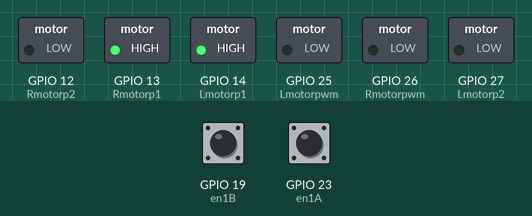
The sketch below on a simulated ESP32. Parts: switched loads named in the sketch (green lamp = pin HIGH). Inputs (shaded band) come from the test bench; at power-on: GPIO 19 (en1B) HIGH, GPIO 23 (en1A) HIGH. What the sketch prints to the serial monitor is not drawn.

Above: at 0.15 s.
Timing chart, 0 to 1.8 s (numbered marks = the images above):
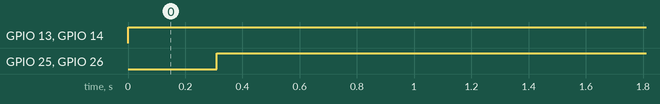

The sketch:

proportionalandIntegralController.ino
```cpp
/* This code is PI control for velocity */
/* This code isn't tested yet */
//---------------------------------Macros-------------------------------------------------
#define en1A 23
#define en1B 19
#define en2A 18
#define en2B 5
#define Rmotorp1 13
#define Rmotorp2 12
#define Rmotorpwm 26
#define Lmotorp1 14
#define Lmotorp2 27
#define Lmotorpwm 25

#define freq 5000
#define pwmChannel 0
#define resolution 8

#define encoderCounts 1000
#define GearRatio 70 //Change this number

#define Forward 1
#define Reverse -1
//------------------------------------------------------------------------------------------

//----------------------------------------Globals-------------------------------------------
volatile uint32_t pos1 = 0;
uint32_t prevPos1 = 0;
volatile uint32_t pos2 = 0;
uint32_t prevPos2 = 0;
unsigned long long prevT = 0;
float integralerror = 0;

int kp = 1;
int ki = 5;
//------------------------------------------------------------------------------------------
void IRAM_ATTR readEncoder1(){
if(digitalRead(en1B) == HIGH) pos1++;
else pos1--;
}

void IRAM_ATTR readEncoder2(){
if(digitalRead(en2B) == HIGH) pos2++;
else pos2--;
}

void SetMotor(int dir, int pwr){
if(dir == Forward){
digitalWrite(Rmotorp1,HIGH);
digitalWrite(Lmotorp1,HIGH);
digitalWrite(Rmotorp2,LOW);
digitalWrite(Lmotorp2,LOW);
}else if(dir == Reverse)
{
digitalWrite(Rmotorp1,LOW);
digitalWrite(Lmotorp1,LOW);
digitalWrite(Rmotorp2,HIGH);
digitalWrite(Lmotorp2,HIGH);
}
ledcWrite(pwmChannel, pwr);
}

void setup() {
  // put your setup code here, to run once:
pinMode(Rmotorp1,OUTPUT);
pinMode(Rmotorp2,OUTPUT);
pinMode(Rmotorpwm,OUTPUT);
pinMode(Lmotorp1,OUTPUT);
pinMode(Lmotorp2,OUTPUT);
pinMode(Lmotorpwm,OUTPUT);

pinMode(en1A, INPUT_PULLUP);
pinMode(en1B, INPUT_PULLUP);
pinMode(en2A, INPUT_PULLUP);
pinMode(en2B, INPUT_PULLUP);

attachInterrupt(en1A, readEncoder1, RISING);
attachInterrupt(en1B, readEncoder2, RISING);

ledcSetup(pwmChannel, freq, resolution);
ledcAttachPin(Rmotorpwm, pwmChannel);
ledcAttachPin(Lmotorpwm, pwmChannel);


Serial.begin(115200);
while(!Serial){}


}

void loop() {
  // put your main code here, to run repeatedly:
unsigned long long currT = micros();
float deltaT = ((float)(currT-prevT))/1.0e6;
float velocity1 = (pos1 - prevPos1)/deltaT;
float velocity2 = (pos2 - prevPos2)/deltaT;
float v1 = velocity1 * 60.0 / GearRatio;
float v2 = velocity2 * 60.0 / GearRatio;

prevPos1 = pos1;
prevPos2 = pos2;
prevT = currT;

float vavg = (v1+v2)/2;
float vtarget = 100*(sin(currT/1e6)>0); //100 rpm and 0 rpm
float error = vtarget - vavg;
integralerror = integralerror + error*deltaT;
float controlsignal = kp*error + ki*integralerror;

int dir = Forward;
if(controlsignal<0){
  dir = Reverse;
}
int pwr = (int)fabs(controlsignal);
if(pwr > 255) pwr = 255;
SetMotor(dir, pwr);

Serial.print(vavg);     //velocity in rpm
Serial.println();
}
```

Measured:
- by itself, GPIO 13 (Rmotorp1), GPIO 14 (Lmotorp1): LOW → HIGH at 0.00 s
- by itself, GPIO 25 (Lmotorpwm), GPIO 26 (Rmotorpwm): LOW → HIGH at 0.31 s
